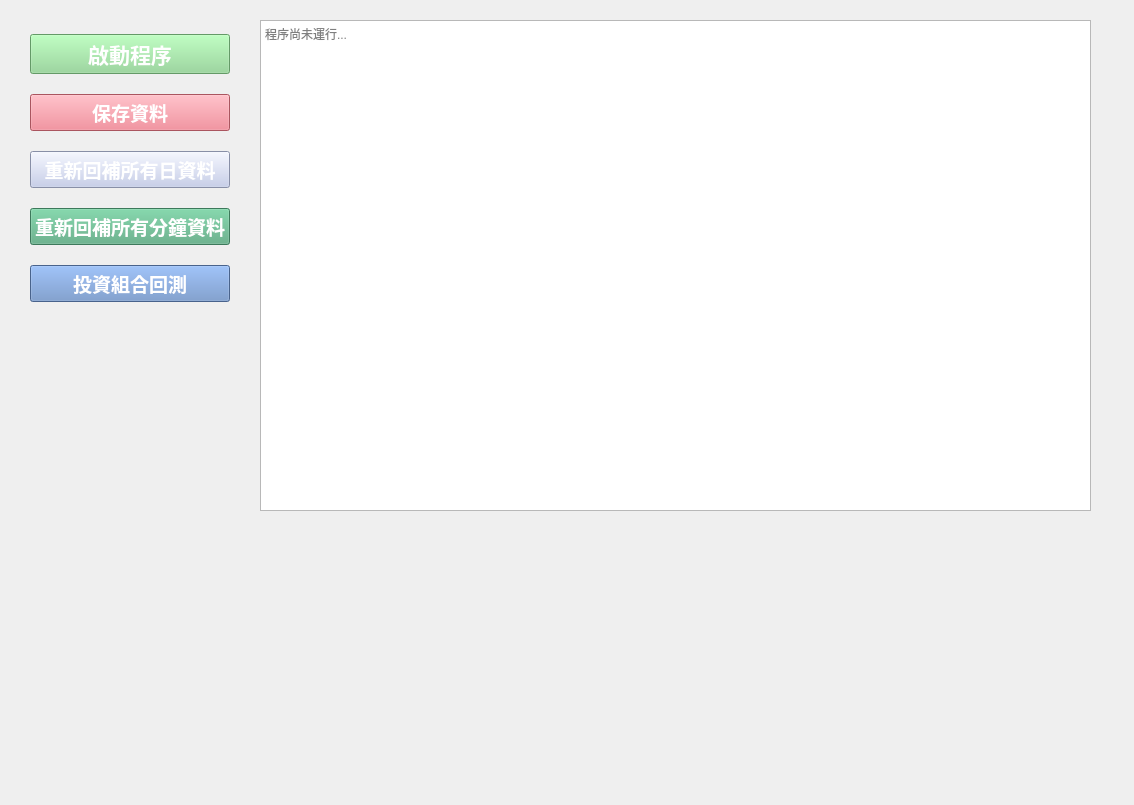
<?xml version="1.0" encoding="UTF-8"?>
<ui version="4.0">
 <class>Form</class>
 <widget class="QWidget" name="Form">
  <property name="geometry">
   <rect>
    <x>0</x>
    <y>0</y>
    <width>1134</width>
    <height>805</height>
   </rect>
  </property>
  <property name="windowTitle">
   <string>Binance trade systeam</string>
  </property>
  <widget class="QTextEdit" name="trade_info">
   <property name="geometry">
    <rect>
     <x>260</x>
     <y>20</y>
     <width>831</width>
     <height>491</height>
    </rect>
   </property>
   <property name="readOnly">
    <bool>true</bool>
   </property>
   <property name="html">
    <string>&lt;!DOCTYPE HTML PUBLIC &quot;-//W3C//DTD HTML 4.0//EN&quot; &quot;http://www.w3.org/TR/REC-html40/strict.dtd&quot;&gt;
&lt;html&gt;&lt;head&gt;&lt;meta name=&quot;qrichtext&quot; content=&quot;1&quot; /&gt;&lt;meta charset=&quot;utf-8&quot; /&gt;&lt;style type=&quot;text/css&quot;&gt;
p, li { white-space: pre-wrap; }
&lt;/style&gt;&lt;/head&gt;&lt;body style=&quot; font-family:'Microsoft JhengHei UI'; font-size:9pt; font-weight:400; font-style:normal;&quot;&gt;
&lt;p style=&quot;-qt-paragraph-type:empty; margin-top:0px; margin-bottom:0px; margin-left:0px; margin-right:0px; -qt-block-indent:0; text-indent:0px;&quot;&gt;&lt;br /&gt;&lt;/p&gt;&lt;/body&gt;&lt;/html&gt;</string>
   </property>
   <property name="placeholderText">
    <string>程序尚未運行...</string>
   </property>
  </widget>
  <widget class="QWidget" name="layoutWidget">
   <property name="geometry">
    <rect>
     <x>30</x>
     <y>20</y>
     <width>200</width>
     <height>301</height>
    </rect>
   </property>
   <layout class="QVBoxLayout" name="verticalLayout">
    <item>
     <widget class="QPushButton" name="btn_trade">
      <property name="font">
       <font>
        <pointsize>16</pointsize>
        <bold>true</bold>
       </font>
      </property>
      <property name="styleSheet">
       <string notr="true">background-color: rgb(140, 215, 144);
color: rgb(255, 255, 255);</string>
      </property>
      <property name="text">
       <string>啟動程序</string>
      </property>
     </widget>
    </item>
    <item>
     <widget class="QPushButton" name="btn_savedata">
      <property name="font">
       <font>
        <pointsize>14</pointsize>
        <bold>true</bold>
       </font>
      </property>
      <property name="styleSheet">
       <string notr="true">background-color: rgb(238, 119, 133);
color: rgb(255, 255, 255);</string>
      </property>
      <property name="text">
       <string>保存資料</string>
      </property>
     </widget>
    </item>
    <item>
     <widget class="QPushButton" name="btn_reloaddataday">
      <property name="font">
       <font>
        <pointsize>14</pointsize>
        <bold>true</bold>
       </font>
      </property>
      <property name="styleSheet">
       <string notr="true">color: rgb(255, 255, 255);
background-color: rgb(191, 200, 234);</string>
      </property>
      <property name="text">
       <string>重新回補所有日資料</string>
      </property>
     </widget>
    </item>
    <item>
     <widget class="QPushButton" name="btn_reloaddatamin">
      <property name="font">
       <font>
        <pointsize>14</pointsize>
        <bold>true</bold>
       </font>
      </property>
      <property name="styleSheet">
       <string notr="true">color: rgb(255, 255, 255);
background-color: rgb(85, 170, 127);</string>
      </property>
      <property name="text">
       <string>重新回補所有分鐘資料</string>
      </property>
     </widget>
    </item>
    <item>
     <widget class="QPushButton" name="btn_Portfolio">
      <property name="font">
       <font>
        <pointsize>14</pointsize>
        <bold>true</bold>
       </font>
      </property>
      <property name="styleSheet">
       <string notr="true">color: rgb(255, 255, 255);
background-color: rgb(102, 139, 196);</string>
      </property>
      <property name="text">
       <string>投資組合回測</string>
      </property>
     </widget>
    </item>
   </layout>
  </widget>
 </widget>
 <resources/>
 <connections/>
</ui>
